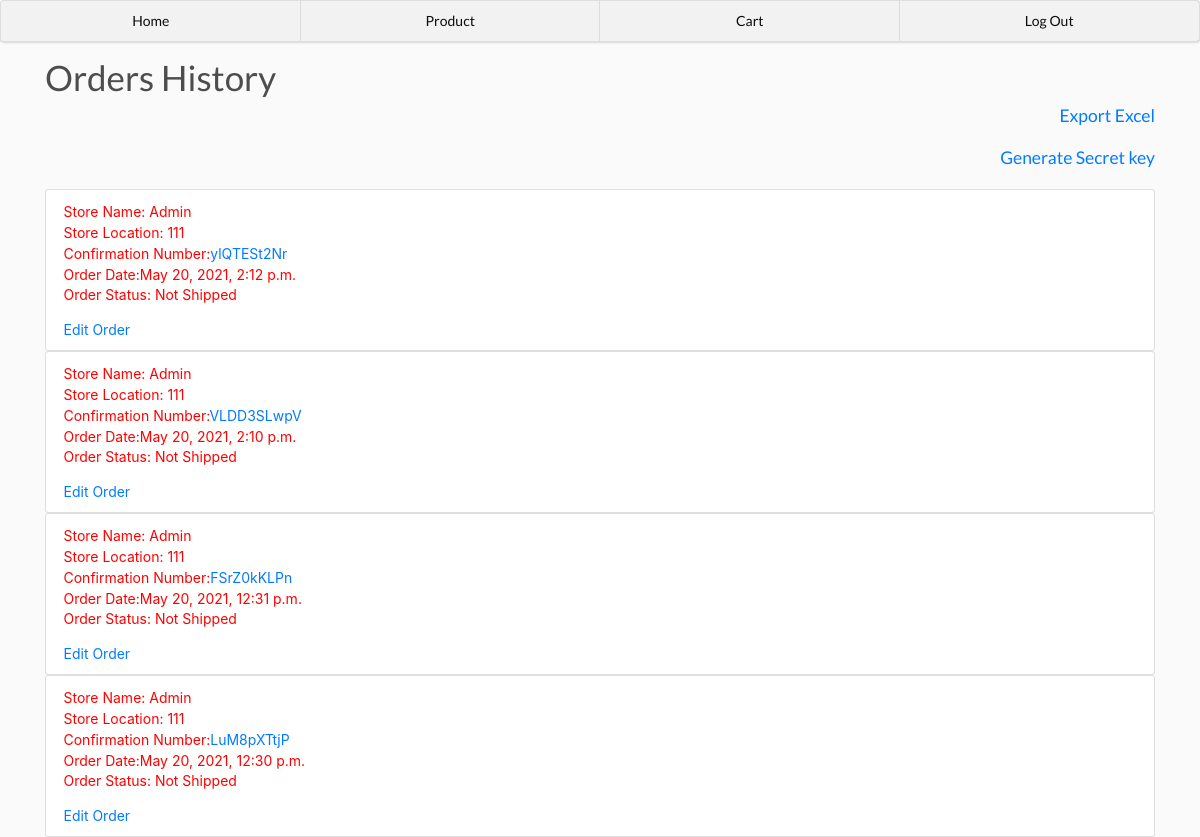
The app's page /home/ (signed in), older data.
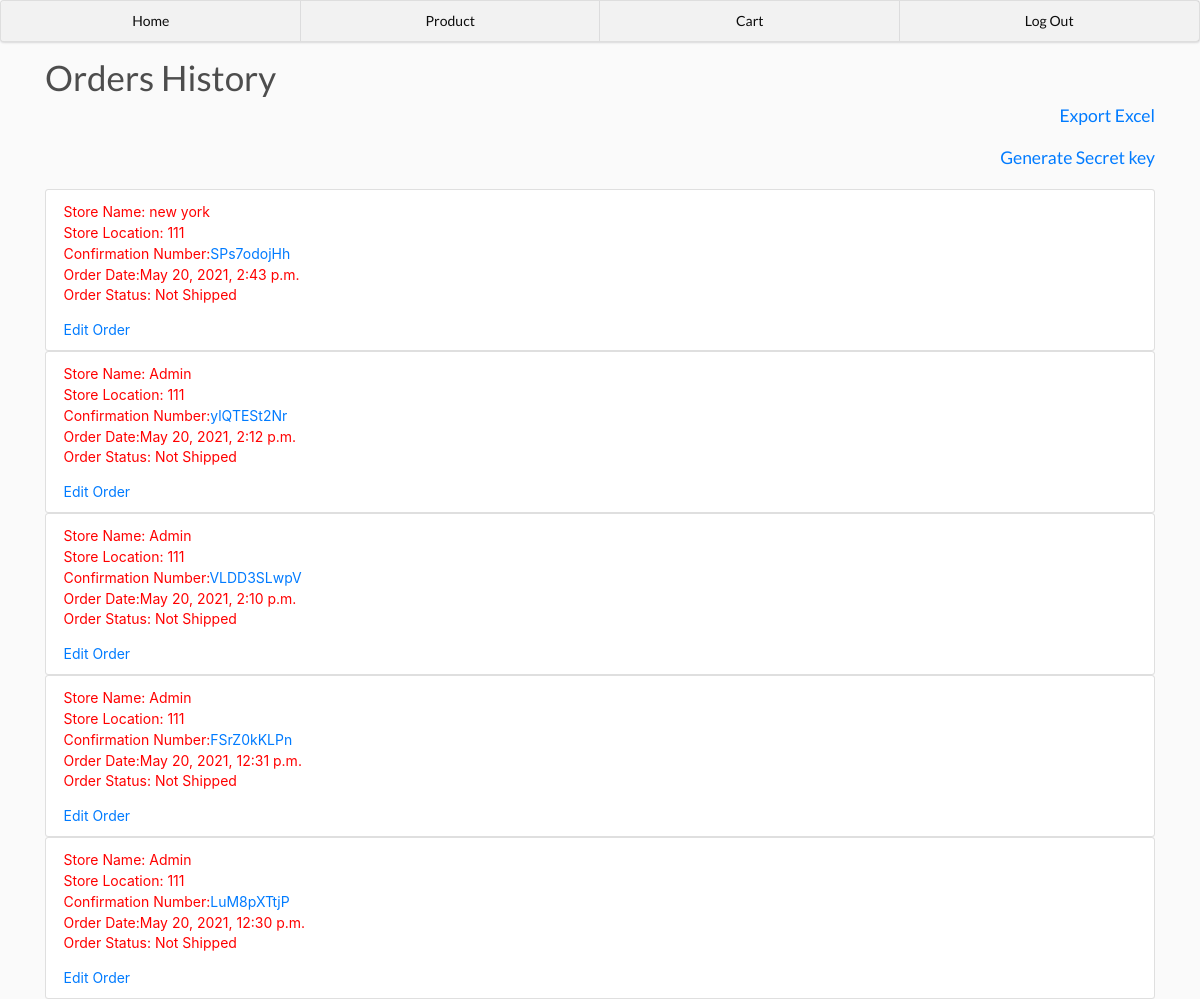
The same page, newer data.
### main/models.py (models this page shows, shortened)
class Order(models.Model):
	id = models.AutoField(primary_key=True)
	user = models.ForeignKey(User, null=True, blank=True, on_delete = models.SET_NULL)
	email = models.EmailField(null=True, blank=True)
	date = models.DateTimeField(default=timezone.now)
	checkout = models.BooleanField(default=False)
	confirm = models.BooleanField(default=False)
	confirmation_number = models.CharField(max_length=30, blank=True, null=True)
	comment = models.CharField(max_length=300, blank=True, null=True)
	tracking_number = models.CharField(max_length=100, blank=True, null=True)

class User(AbstractUser):
	id = models.AutoField(primary_key=True)
	store_name = models.CharField(max_length=100)
	store_location = models.PositiveSmallIntegerField()
	allow_edit = models.BooleanField(default=False)

### main/views.py (the view)
# urls.py: 2. Add a URL to urlpatterns:  path('', views.home, name='home')
@login_required(login_url='logins')
def home(request):
	if request.user.allow_edit:
		orders = Order.objects.filter(checkout=True).order_by('-date')
	else:
		orders = Order.objects.filter(user=request.user, checkout=True).order_by('-date')
	context = {'orders': orders}
	return render(request, 'main/home.html', context)

### main/templates/main/home.html
{% extends 'main/base.html' %}
{% load static %}
{% block content %}
	<h1>Orders History</h1>
	{% if request.user.is_superuser %}
		<h5 style="float: right"><a href="{% url 'exportExcel' %}">Export Excel</a></h5>
		<br>
		<br>
		<h5 style="float: right"><a href="{% url 'generate' %}">Generate Secret key</a></h5>
	{% endif %}
	<br>
	<br>
	{% for order in orders %}
		<ul class="list-group">
			<li class="list-group-item">
				{% if order.confirm %}
					<div style="color: green">
				{% else %}
					<div style="color: red">
				{% endif %}
					Store Name: {{order.user.store_name}}
					<br>
					Store Location: {{order.user.store_location}}
					<br>
					Confirmation Number:<a href="{% url 'viewOrder' confirmation_number=order.confirmation_number %}">{{order.confirmation_number}}</a>
					<br>
					Order Date:{{order.date}}
					<br>
					{% if order.confirm %}
						<p>Order Status: Shipped</p>
						<p>Tracking Number: {{order.tracking_number}}</p>
					{% elif not order.confirm %}
						<p>Order Status: Not Shipped</p>
					{% endif %}
					{% if request.user.allow_edit %}
						<a href="{% url 'editOrder' confirmation_number=order.confirmation_number %}">Edit Order</a>
					{% endif %}
				</div>
			</li>
		</ul>
	{% endfor %}
{% endblock content %}

Row changes from the older to the newer data that the page shows:
added Order: user.store_name "new york", user.store_location "111", confirmation_number "SPs7odojHh", date "May 20, 2021, 2:43 p.m.", confirm "Order Status: Not Shipped"
